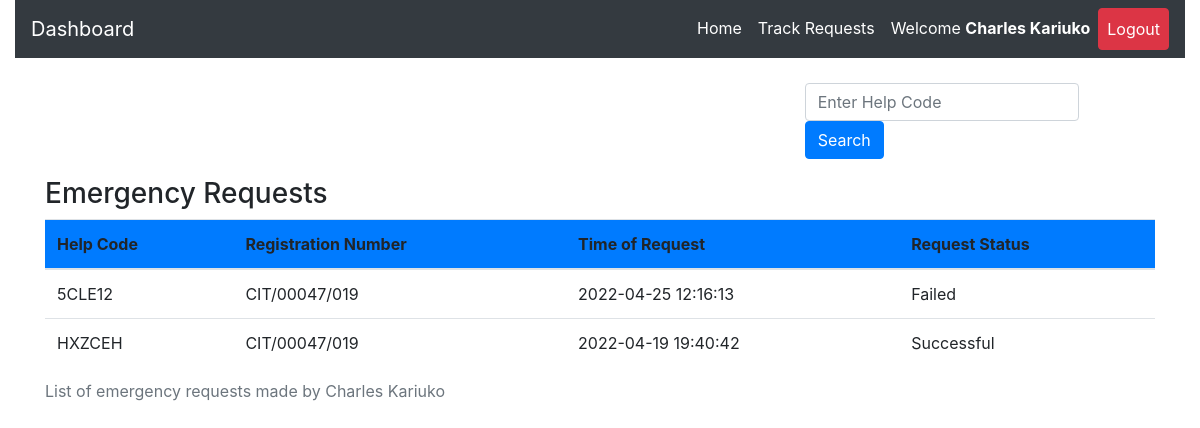
Page /track.php (signed in) on the earlier database version.
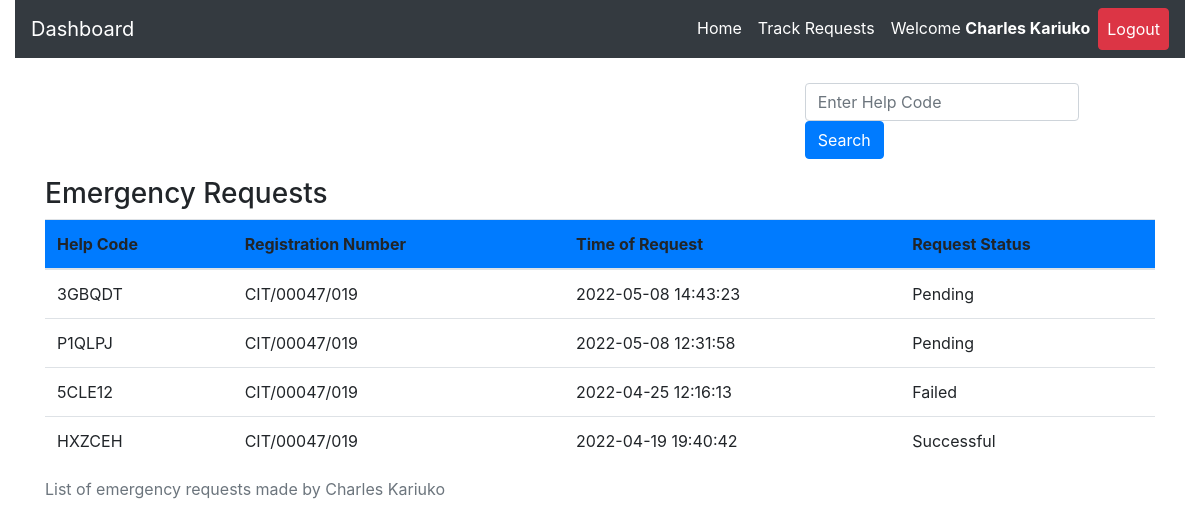
Same page on the later database version.
### tables this page shows
CREATE TABLE `request_status` (
  `id` int(20) NOT NULL,
  `helpID` varchar(50) NOT NULL,
  `ip_address` varchar(100) NOT NULL,
  `request_latitude` varchar(50) NOT NULL,
  `request_longitude` varchar(50) NOT NULL,
  `status` varchar(50) DEFAULT 'Pending',
  `emergency_type` varchar(50) NOT NULL,
  `emergency_description` varchar(255) DEFAULT NULL,
  `admNo` varchar(255) NOT NULL,
  `timestamp` datetime NOT NULL DEFAULT CURRENT_TIMESTAMP
);

### track.php (the view, shortened to what this page needs)
<?php
include 'server.php';
    ?>
<!DOCTYPE html>
<html lang="en">
<head>
  <?php
include './components/header.php';
?>
  </head>
  <body>
    <?php
    include './components/navbar.php';
    ?>
<div class="container mt-4">
<div class="row border border-white">
  <div class="col-md-4"></div>
  <div class="col-md-4"></div>
  <div class="col-md-4">
  <form class="form-inline my-2 my-lg-0" method="POST" action="">
<input class="form-control mr-sm-2" type="search" name='searched_help_code' placeholder="Enter Help Code" aria-label="Search">
<button type="submit" name='search-button' class="btn btn-primary">Search</button>
</form>
  </div>
</div>
<div class="row m-2">
  <div class="col-md-12">
  </div>
</div>
<table class="table">
  <caption>List of emergency requests made by <?php  echo  $_SESSION['firstname'].' '. $_SESSION['lastname']; ?></caption>
  <thead>
      <h3>Emergency Requests</h3>
    <tr class='bg-primary'>
      <th scope="col">Help Code</th>
      <th scope="col">Registration  Number</th>
      <th scope="col">Time of Request</th>
      <th scope="col">Request Status</th>
    </tr>
  </thead>
  <tbody>
        <?php
        if($_SESSION['username']){
            $reg_num = $_SESSION['username'];
            $data_fetch_query = "SELECT * FROM `request_status` WHERE admNo='$reg_num' order by timestamp DESC LIMIT 15";
            $data_result = mysqli_query($db, $data_fetch_query);
            if ($data_result->num_rows > 0){
                while($row = $data_result->fetch_assoc()) {
            echo "<tr> <td>" .$row["helpID"].  "</td>";
            echo "<td>" .$row["admNo"]."</td>";
            echo "<td>" .$row["timestamp"]."</td>";
            echo "<td>" .$row["status"]."</td> </tr>";
            }
            }else{
            echo "<td>"."No Requests Found"."</td>";
            }
            } else{
                echo "<td>"."No Data Found"."</td>";
            }
    ?>
              </tbody>
</table>
  </body>
</html>

Differences in the rows shown:
added request_status: helpID "3GBQDT", admNo "CIT/00047/019", timestamp "2022-05-08 14:43:23", status "Pending"
added request_status: helpID "P1QLPJ", admNo "CIT/00047/019", timestamp "2022-05-08 12:31:58", status "Pending"
